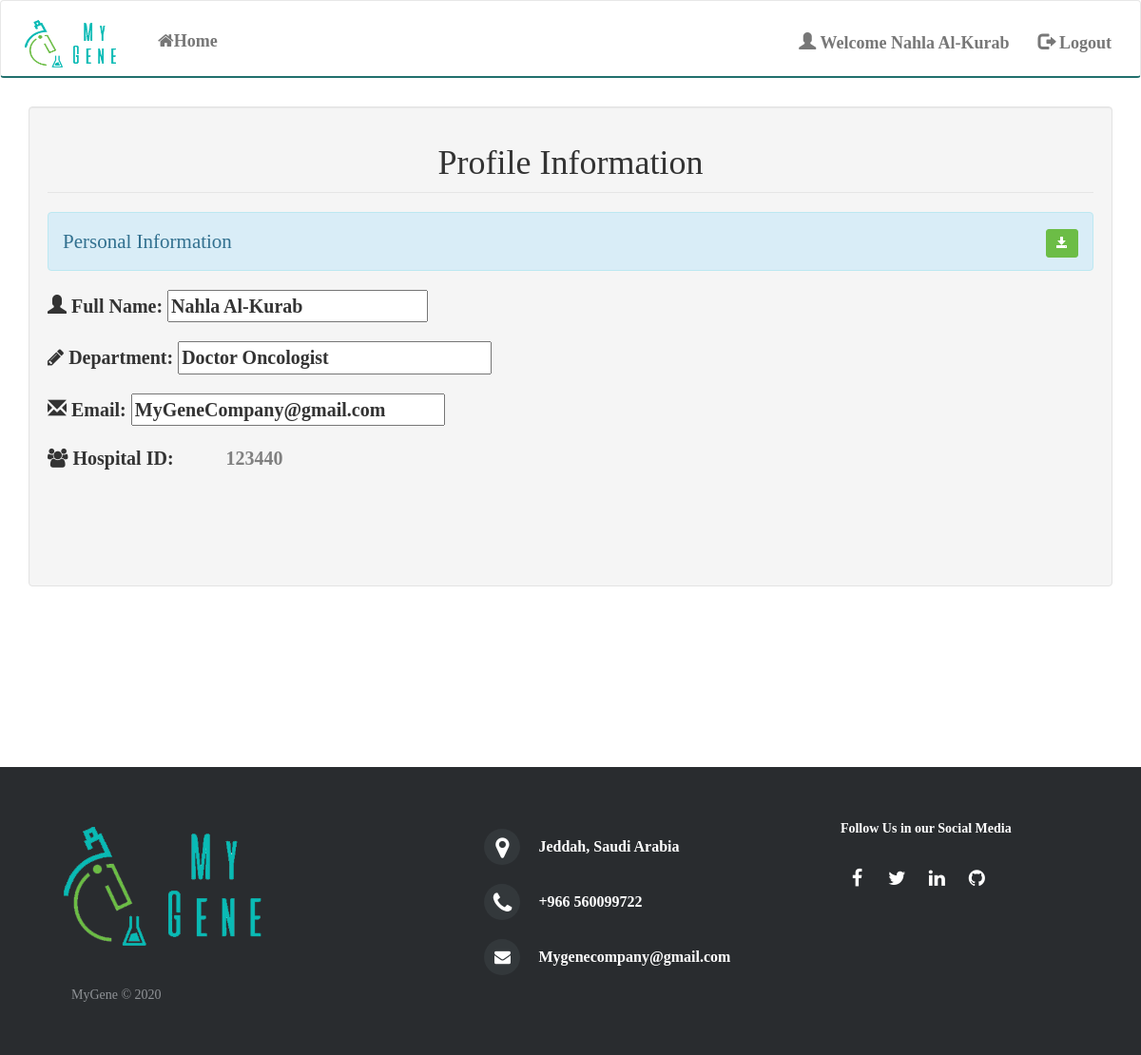
The app's page /index.php?page=Edit_Profile (signed in) with its own data.
### tables this page shows
CREATE TABLE `users` (
  `ID` int(11) NOT NULL,
  `hospital_id` varchar(11) NOT NULL,
  `FullName` varchar(500) NOT NULL,
  `password` varchar(500) NOT NULL,
  `Email` varchar(500) NOT NULL,
  `Department` varchar(500) NOT NULL,
  `active` int(11) NOT NULL,
  `registerd` int(11) NOT NULL DEFAULT '0'
);

### pages/Edit_Profile.php (the view, shortened to what this page needs)
<?php
include("Connection.php");
$userid=$_SESSION['ID'];
$query1="select * from users WHERE ID=$userid" ;
$getdata1=mysqli_query($con,$query1) or die(mysqli_error($con));
?>
<html>
    <head>
        <link rel="stylesheet" href="css/style.css">
        <link rel="stylesheet" href="https://cdnjs.cloudflare.com/ajax/libs/font-awesome/4.7.0/css/font-awesome.min.css">
        <link rel="stylesheet" href="https://maxcdn.bootstrapcdn.com/bootstrap/3.4.1/css/bootstrap.min.css">
    </head>
<div class="container" style="margin-top: 30px;">
    <div class="row">
        <div class="col-md-12 well">
            <fieldset onload="getDataFunction()">
                <form id="edit-profile-form" method="post" id="form" action="controller/EditProfileAction.php">
                    <legend class="text-center">
                        <h1>Profile Information</h1>
                    </legend>
                    <legend class="alert alert-info">
                         Personal Information
                        <span class="pull-right">
                            <button type="submit" class="btn btn-sm btn-success btn-ign" onclick="javascript:confirmationDelete($(this))";return false>
                                <span class="glyphicon glyphicon-save"></span>
                            </button>
                        </span>
                    </legend>
                    <?php
                     while($name=mysqli_fetch_array($getdata1)){
                        ?>
                    <div class="form-group">
                        <label style="font-size: 20px;">
                            <span class="glyphicon gg glyphicon-user"></span>
                            <span class="left">Full Name: </span>
                            <input type="text" name="name" id="name" value="<?php echo $name['FullName']; ?>" />
                        </label>
                    </div>
                    <div class="form-group">
                        <label style="font-size: 20px;width:150%; ">
                            <span class="fa gg fa-pencil"></span>
                            <span class="left">Department:</span>
                            <input type="text" name="department" id="department" style="width:30%;"
                                value="<?php echo $name['Department']; ?>"/>
                        </label>
                    </div>
                    <div class="form-group">
                        <label style="font-size: 20px;width:150%;">
                            <span class="glyphicon gg glyphicon-envelope"></span>
                            <span class="left">Email:</span>
                            <input type="text" name="email" id="email" value="<?php echo $name['Email']; ?>" style="width:30%;"/>
                        </label>
                    </div>
                    <div class="form-group">
                        <label style="font-size: 20px;">
                            <span class="gg fa fa-users"></span>
                            <span class="left">Hospital ID:</span>
                            <span style="margin-left: 50px;color: gray;"><?php echo $name['hospital_id']?> </span>
                        </label>
                    </div>
                    <?php }?>
                    <div style="height: 80px"></div>
            </fieldset>
        </div>
    </div>
</div>
</html>

### css/style.css (style rules this page uses)
* { font-family: 'Montserrat'; }
.well { background-color: #ffffff; border: 1px solid #ffffff; }
.row { display:contents; }
.btn-success { margin-left:40px; width:120px; }
.btn-ign { margin-left:unset; width:unset; }
h1, h2, h4 { font-weight: bold; font-size: 20px; color: #21706d; }
.btn-success { background-color: #6cbd46 !important; border-color: #6cbd46 !important; }

### records on screen
users: name "Nahla Al-Kurab", department "Doctor Oncologist", email "MyGeneCompany@gmail.com", hospital "123440"

### other values on screen
$_SESSION['Name'] "Nahla Al-Kurab"
